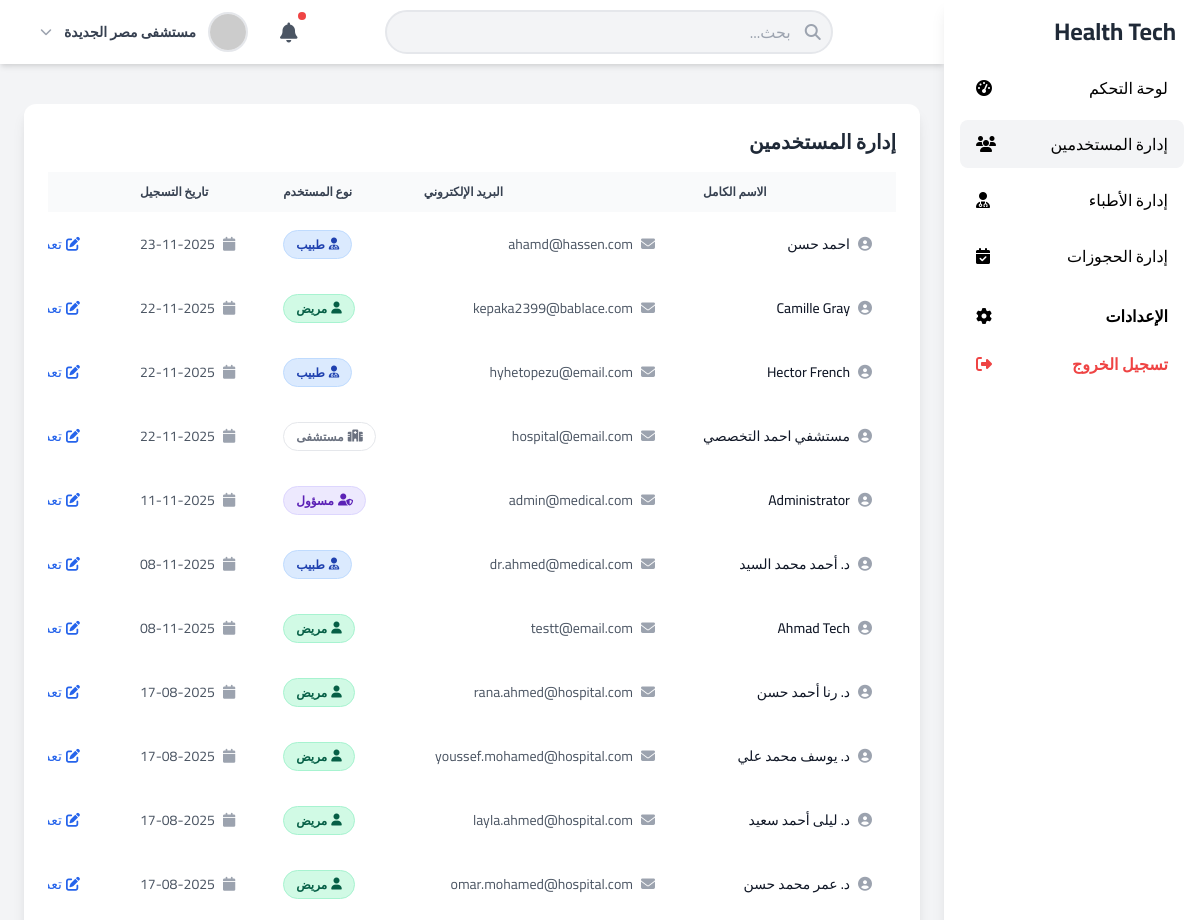
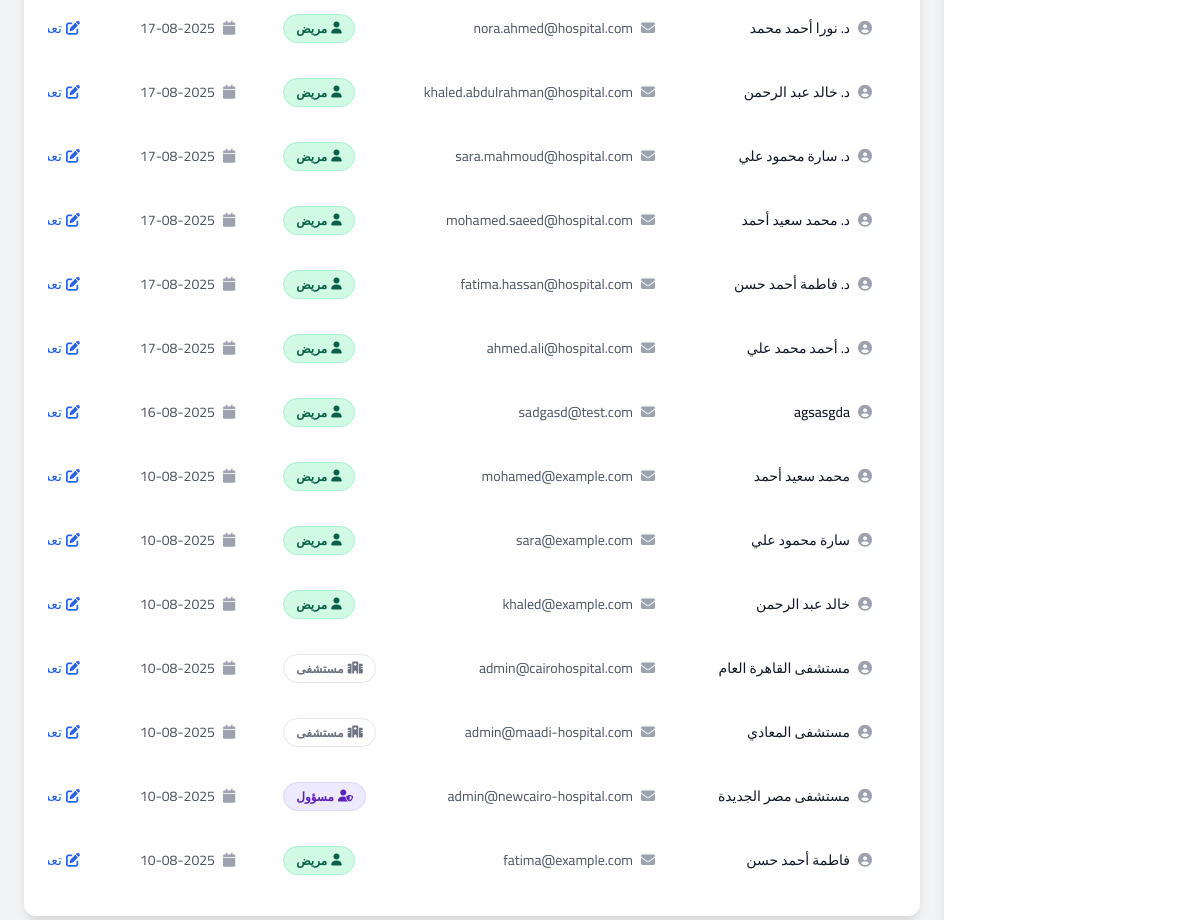
The page /admin/manage_users.php (signed in) on the database its author committed (2 pictures, top to bottom).
### tables this page shows
CREATE TABLE `users` (
  `id` int(11) NOT NULL,
  `username` varchar(50) NOT NULL,
  `email` varchar(100) NOT NULL,
  `password` varchar(255) NOT NULL,
  `is_active` tinyint(1) DEFAULT 1,
  `full_name` varchar(100) NOT NULL,
  `name` varchar(100) DEFAULT NULL,
  `phone` varchar(20) DEFAULT NULL,
  `specialty` varchar(100) DEFAULT 'طب عام',
  `oncall_status` enum('available','unavailable') DEFAULT 'available',
  `profile_image` varchar(255) DEFAULT NULL,
  `date_of_birth` date DEFAULT NULL,
  `gender` enum('male','female') NOT NULL,
  `role` enum('patient','doctor','hospital','admin') DEFAULT 'patient',
  `city_id` int(11) DEFAULT NULL,
  `insurance_provider` varchar(100) DEFAULT NULL,
  `insurance_number` varchar(50) DEFAULT NULL,
  `created_at` timestamp NOT NULL DEFAULT current_timestamp(),
  `updated_at` timestamp NOT NULL DEFAULT current_timestamp() ON UPDATE current_timestamp(),
  `user_type` varchar(50) NOT NULL DEFAULT 'user',
  `verification_code` varchar(6) DEFAULT NULL,
  `is_verified` tinyint(1) DEFAULT 0
);

### includes/functions.php (called while the page is built, shortened)
<?php
function get_all_users($pdo)
{
    $sql = "SELECT id, full_name, email, role, created_at FROM users ORDER BY created_at DESC";
    $stmt = $pdo->prepare($sql);
    $stmt->execute();
    return $stmt->fetchAll(PDO::FETCH_ASSOC);
}

### admin/manage_users.php (the view, shortened to what this page needs)
<?php
require_once '../includes/functions.php';
require_once '../includes/functions.php';
$db = new Database();
$conn = $db->getConnection();
$users = get_all_users($conn);
$page_title = "إدارة المستخدمين";
?>
<!DOCTYPE html>
<html lang="ar" dir="rtl">
<head>
    <link href="https://cdn.jsdelivr.net/npm/tailwindcss@2.2.19/dist/tailwind.min.css" rel="stylesheet">
    <link rel="stylesheet" href="https://cdnjs.cloudflare.com/ajax/libs/font-awesome/6.4.0/css/all.min.css">
</head>
<body class="bg-gray-100">
<div class="flex h-screen">
    <?php require_once '../includes/dashboard_sidebar.php'; ?>
    <div class="flex-1 flex flex-col overflow-hidden lg:mr-64">
        <?php require_once '../includes/dashboard_header.php'; ?>
        <main class="flex-1 overflow-x-hidden overflow-y-auto bg-gray-100 p-4 md:p-6">
            <div class="container mx-auto">
                <div class="bg-white rounded-xl shadow-lg p-6">
                    <h3 class="text-xl font-bold text-gray-800 mb-4"><?php echo $page_title; ?></h3>
                    <div class="overflow-x-auto">
                        <table class="w-full text-sm text-left text-gray-500">
                            <thead class="text-xs text-gray-700 uppercase bg-gray-50">
                                <tr>
                                    <th scope="col" class="px-6 py-3">الاسم الكامل</th>
                                    <th scope="col" class="px-6 py-3">البريد الإلكتروني</th>
                                    <th scope="col" class="px-6 py-3">نوع المستخدم</th>
                                    <th scope="col" class="px-6 py-3">تاريخ التسجيل</th>
                                    <th scope="col" class="px-6 py-3">الإجراءات</th>
                                </tr>
                            </thead>
                            <tbody>
                                <?php if (!empty($users)): ?>
                                    <?php foreach ($users as $user):
                                        $role = $user['role'] ?? 'غير محدد';
                                        $role_arabic = [
                                            'admin' => ['text' => 'مسؤول', 'class' => 'text-purple-800 bg-purple-100 border border-purple-200', 'icon' => 'fa-user-shield'],
                                            'doctor' => ['text' => 'طبيب', 'class' => 'text-blue-800 bg-blue-100 border border-blue-200', 'icon' => 'fa-user-md'],
                                            'patient' => ['text' => 'مريض', 'class' => 'text-green-800 bg-green-100 border border-green-200', 'icon' => 'fa-user'],
                                            'hospital' => ['text' => 'مستشفى', 'class' => 'text-orange-800 bg-orange-100 border border-orange-200', 'icon' => 'fa-hospital']
                                        ];
                                        $role_info = $role_arabic[$role] ?? ['text' => $role, 'class' => 'text-gray-800 bg-gray-100 border border-gray-200', 'icon' => 'fa-user-circle'];
                                    ?>
                                        <tr class="bg-white border-b hover:bg-gray-50 transition-colors duration-150">
                                            <td class="px-6 py-4 font-medium text-gray-900 whitespace-nowrap">
                                                <div class="flex items-center">
                                                    <i class="fas fa-user-circle text-gray-400 ml-2"></i>
                                                    <span><?php echo htmlspecialchars($user['full_name']); ?></span>
                                                </div>
                                            </td>
                                            <td class="px-6 py-4 whitespace-nowrap">
                                                <div class="flex items-center text-gray-600">
                                                    <i class="fas fa-envelope text-gray-400 ml-2"></i>
                                                    <span><?php echo htmlspecialchars($user['email']); ?></span>
                                                </div>
                                            </td>
                                            <td class="px-6 py-4">
                                                <span class="px-3 py-1.5 text-xs font-semibold leading-tight rounded-full <?php echo $role_info['class']; ?> inline-flex items-center">
                                                    <i class="fas <?php echo $role_info['icon']; ?> ml-1"></i>
                                                    <?php echo htmlspecialchars($role_info['text']); ?>
                                                </span>
                                            </td>
                                            <td class="px-6 py-4 whitespace-nowrap">
                                                <div class="flex items-center text-gray-600">
                                                    <i class="fas fa-calendar text-gray-400 ml-2"></i>
                                                    <span><?php echo date('d-m-Y', strtotime($user['created_at'])); ?></span>
                                                </div>
                                            </td>
                                            <td class="px-6 py-4">
                                                <div class="flex items-center gap-2">
                                                    <a href="edit_user.php?id=<?php echo $user['id']; ?>" class="text-blue-600 hover:text-blue-800 hover:bg-blue-50 px-3 py-1.5 rounded-lg transition-all duration-200 flex items-center gap-1" title="تعديل المستخدم">
                                                        <i class="fas fa-edit text-sm"></i>
                                                        <span>تعديل</span>
                                                    </a>
                                                </div>
                                            </td>
                                        </tr>
                                    <?php endforeach; ?>
                                <?php endif; ?>
                            </tbody>
                        </table>
                    </div>
                </div>
            </div>
        </main>
    </div>
</div>
<?php
require_once '../includes/dashboard_footer.php';
?>
</body>
</html>

### admin/manage_users.php (style rules this page uses)
body { font-family: 'Cairo', sans-serif; }
table { border-collapse: separate; border-spacing: 0; }
thead th { position: sticky; top: 0; z-index: 10; }
tbody tr { transition: all 0.2s ease; }

### rows shown on the page
users: full_name "احمد حسن", email "ahamd@hassen.com", role "طبيب", created_at "23-11-2025"
users: full_name "Camille Gray", email "kepaka2399@bablace.com", role "مريض", created_at "22-11-2025"
users: full_name "Hector French", email "hyhetopezu@email.com", role "طبيب", created_at "22-11-2025"
users: full_name "مستشفي احمد التخصصي", email "hospital@email.com", role "مستشفى", created_at "22-11-2025"
users: full_name "Administrator", email "admin@medical.com", role "مسؤول", created_at "11-11-2025"
users: full_name "د. أحمد محمد السيد", email "dr.ahmed@medical.com", role "طبيب", created_at "08-11-2025"
users: full_name "Ahmad Tech", email "testt@email.com", role "مريض", created_at "08-11-2025"
users: full_name "د. رنا أحمد حسن", email "rana.ahmed@hospital.com", role "مريض", created_at "17-08-2025"
users: full_name "د. يوسف محمد علي", email "youssef.mohamed@hospital.com", role "مريض", created_at "17-08-2025"
users: full_name "د. ليلى أحمد سعيد", email "layla.ahmed@hospital.com", role "مريض", created_at "17-08-2025"
users: full_name "د. عمر محمد حسن", email "omar.mohamed@hospital.com", role "مريض", created_at "17-08-2025"
users: full_name "د. نورا أحمد محمد", email "nora.ahmed@hospital.com", role "مريض", created_at "17-08-2025"
users: full_name "د. خالد عبد الرحمن", email "khaled.abdulrahman@hospital.com", role "مريض", created_at "17-08-2025"
users: full_name "د. سارة محمود علي", email "sara.mahmoud@hospital.com", role "مريض", created_at "17-08-2025"
users: full_name "د. محمد سعيد أحمد", email "mohamed.saeed@hospital.com", role "مريض", created_at "17-08-2025"
users: full_name "د. فاطمة أحمد حسن", email "fatima.hassan@hospital.com", role "مريض", created_at "17-08-2025"
users: full_name "د. أحمد محمد علي", email "ahmed.ali@hospital.com", role "مريض", created_at "17-08-2025"
users: full_name "agsasgda", email "sadgasd@test.com", role "مريض", created_at "16-08-2025"
users: full_name "محمد سعيد أحمد", email "mohamed@example.com", role "مريض", created_at "10-08-2025"
users: full_name "سارة محمود علي", email "sara@example.com", role "مريض", created_at "10-08-2025"
users: full_name "خالد عبد الرحمن", email "khaled@example.com", role "مريض", created_at "10-08-2025"
users: full_name "مستشفى القاهرة العام", email "admin@cairohospital.com", role "مستشفى", created_at "10-08-2025"
users: full_name "مستشفى المعادي", email "admin@maadi-hospital.com", role "مستشفى", created_at "10-08-2025"
users: full_name "مستشفى مصر الجديدة", email "admin@newcairo-hospital.com", role "مسؤول", created_at "10-08-2025"
users: full_name "فاطمة أحمد حسن", email "fatima@example.com", role "مريض", created_at "10-08-2025"

### other values the page prints
$user_name "مستشفى مصر الجديدة"
$page_title "إدارة المستخدمين"
